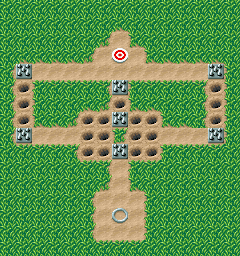

A 2D game scene composited from a Tiled map and its tileset images. What follows is a short description and the map's XML, with each tile layer's data collapsed to a summary:
An orthogonal 15x16 tile map with 16x16 px tiles, 3 tile layers (Grass, Wall, Ground), 2 tilesets and 28 objects (19x Carrot, 7x Trap, Finish, player-start).

<map version="1.10" tiledversion="1.10.1" orientation="orthogonal" renderorder="right-down" width="15" height="16" tilewidth="16" tileheight="16" infinite="0" nextlayerid="60" nextobjectid="166">
 <properties>
  <property name="excalibur" type="bool" value="true" />
 </properties>
 <tileset firstgid="1" name="tileset" tilewidth="16" tileheight="16" tilecount="48" columns="8">
  <image source="1level.png" width="128" height="96" />
 </tileset>
 <tileset firstgid="49" name="tile_finish" tilewidth="16" tileheight="16" tilecount="4" columns="4">
  <image source="tile_finish.png" width="64" height="16" />
  <tile id="0">
   <animation>
    <frame tileid="0" duration="90" />
    <frame tileid="1" duration="90" />
    <frame tileid="2" duration="90" />
    <frame tileid="3" duration="90" />
   </animation>
  </tile>
 </tileset>
 <layer id="53" name="Grass" width="15" height="16">
  <data>[240 cells, 113 non-empty, 1 distinct tile ids]</data>
 </layer>
 <layer id="59" name="Wall" width="15" height="16">
  <data>[240 cells, 69 non-empty, 9 distinct tile ids]</data>
 </layer>
 <layer id="54" name="Ground" width="15" height="16">
  <data>[240 cells, 58 non-empty, 5 distinct tile ids]</data>
 </layer>
 <objectgroup id="55" name="Carrots">
  <properties>
   <property name="excalibur" type="bool" value="true" />
  </properties>
  <object id="138" name="Carrot" type="Carrot" gid="20" x="80" y="128" width="16" height="16">
   <properties>
    <property name="CollisionType" value="Passive" />
   </properties>
  </object>
  <object id="139" name="Carrot" type="Carrot" gid="20" x="96" y="128" width="16" height="16">
   <properties>
    <property name="CollisionType" value="Passive" />
   </properties>
  </object>
  <object id="140" name="Carrot" type="Carrot" gid="20" x="96" y="144" width="16" height="16">
   <properties>
    <property name="CollisionType" value="Passive" />
   </properties>
  </object>
  <object id="141" name="Carrot" type="Carrot" gid="20" x="80" y="144" width="16" height="16">
   <properties>
    <property name="CollisionType" value="Passive" />
   </properties>
  </object>
  <object id="142" name="Carrot" type="Carrot" gid="20" x="80" y="160" width="16" height="16">
   <properties>
    <property name="CollisionType" value="Passive" />
   </properties>
  </object>
  <object id="143" name="Carrot" type="Carrot" gid="20" x="96" y="160" width="16" height="16">
   <properties>
    <property name="CollisionType" value="Passive" />
   </properties>
  </object>
  <object id="144" name="Carrot" type="Carrot" gid="20" x="128" y="160" width="16" height="16">
   <properties>
    <property name="CollisionType" value="Passive" />
   </properties>
  </object>
  <object id="145" name="Carrot" type="Carrot" gid="20" x="144" y="160" width="16" height="16">
   <properties>
    <property name="CollisionType" value="Passive" />
   </properties>
  </object>
  <object id="146" name="Carrot" type="Carrot" gid="20" x="144" y="144" width="16" height="16">
   <properties>
    <property name="CollisionType" value="Passive" />
   </properties>
  </object>
  <object id="147" name="Carrot" type="Carrot" gid="20" x="144" y="128" width="16" height="16">
   <properties>
    <property name="CollisionType" value="Passive" />
   </properties>
  </object>
  <object id="148" name="Carrot" type="Carrot" gid="20" x="128" y="128" width="16" height="16">
   <properties>
    <property name="CollisionType" value="Passive" />
   </properties>
  </object>
  <object id="149" name="Carrot" type="Carrot" gid="20" x="128" y="144" width="16" height="16">
   <properties>
    <property name="CollisionType" value="Passive" />
   </properties>
  </object>
  <object id="150" name="Carrot" type="Carrot" gid="20" x="208" y="128" width="16" height="16">
   <properties>
    <property name="CollisionType" value="Passive" />
   </properties>
  </object>
  <object id="151" name="Carrot" type="Carrot" gid="20" x="208" y="112" width="16" height="16">
   <properties>
    <property name="CollisionType" value="Passive" />
   </properties>
  </object>
  <object id="152" name="Carrot" type="Carrot" gid="20" x="208" y="96" width="16" height="16">
   <properties>
    <property name="CollisionType" value="Passive" />
   </properties>
  </object>
  <object id="153" name="Carrot" type="Carrot" gid="20" x="112" y="112" width="16" height="16">
   <properties>
    <property name="CollisionType" value="Passive" />
   </properties>
  </object>
  <object id="154" name="Carrot" type="Carrot" gid="20" x="16" y="96" width="16" height="16">
   <properties>
    <property name="CollisionType" value="Passive" />
   </properties>
  </object>
  <object id="155" name="Carrot" type="Carrot" gid="20" x="16" y="112" width="16" height="16">
   <properties>
    <property name="CollisionType" value="Passive" />
   </properties>
  </object>
  <object id="156" name="Carrot" type="Carrot" gid="20" x="16" y="128" width="16" height="16">
   <properties>
    <property name="CollisionType" value="Passive" />
   </properties>
  </object>
 </objectgroup>
 <objectgroup id="57" name="Finish">
  <properties>
   <property name="excalibur" type="bool" value="true" />
  </properties>
  <object id="164" name="Finish" type="Finish" gid="45" x="112" y="64" width="16" height="16">
   <properties>
    <property name="CollisionType" value="Passive" />
   </properties>
  </object>
 </objectgroup>
 <objectgroup id="58" name="Camera">
  <object id="165" name="player-start" type="player-start" x="120" y="216">
   <point />
  </object>
 </objectgroup>
 <objectgroup id="56" name="Traps">
  <properties>
   <property name="excalibur" type="bool" value="true" />
  </properties>
  <object id="157" name="Trap" type="Trap" gid="31" x="208" y="144" width="16" height="16">
   <properties>
    <property name="CollisionType" value="Passive" />
   </properties>
  </object>
  <object id="158" name="Trap" type="Trap" gid="31" x="208" y="80" width="16" height="16">
   <properties>
    <property name="CollisionType" value="Passive" />
   </properties>
  </object>
  <object id="159" name="Trap" type="Trap" gid="31" x="112" y="96" width="16" height="16">
   <properties>
    <property name="CollisionType" value="Passive" />
   </properties>
  </object>
  <object id="160" name="Trap" type="Trap" gid="31" x="112" y="128" width="16" height="16">
   <properties>
    <property name="CollisionType" value="Passive" />
   </properties>
  </object>
  <object id="161" name="Trap" type="Trap" gid="31" x="112" y="160" width="16" height="16">
   <properties>
    <property name="CollisionType" value="Passive" />
   </properties>
  </object>
  <object id="162" name="Trap" type="Trap" gid="31" x="16" y="144" width="16" height="16">
   <properties>
    <property name="CollisionType" value="Passive" />
   </properties>
  </object>
  <object id="163" name="Trap" type="Trap" gid="31" x="16" y="80" width="16" height="16">
   <properties>
    <property name="CollisionType" value="Passive" />
   </properties>
  </object>
 </objectgroup>
</map>
